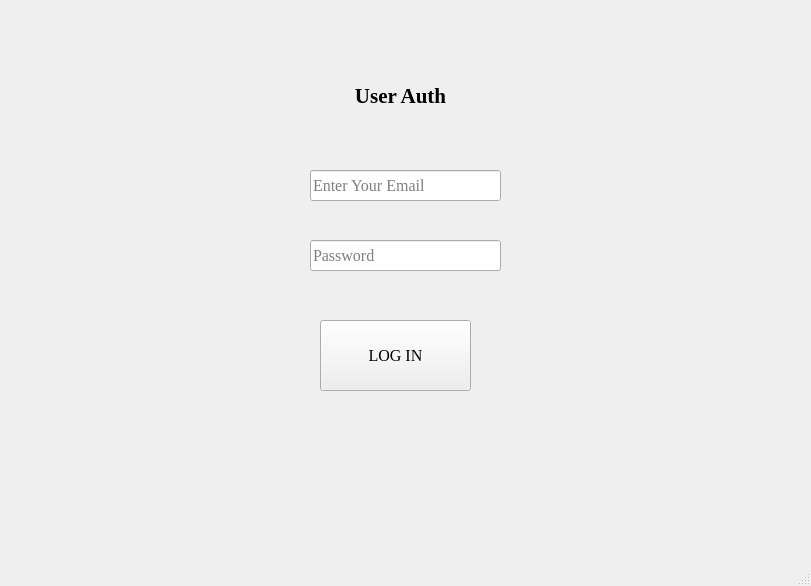
<?xml version="1.0" encoding="UTF-8"?>
<ui version="4.0">
 <class>MainWindow</class>
 <widget class="QMainWindow" name="MainWindow">
  <property name="geometry">
   <rect>
    <x>0</x>
    <y>0</y>
    <width>811</width>
    <height>586</height>
   </rect>
  </property>
  <property name="windowTitle">
   <string>Authenticate</string>
  </property>
  <widget class="QWidget" name="centralwidget">
   <widget class="QLabel" name="Header">
    <property name="geometry">
     <rect>
      <x>180</x>
      <y>50</y>
      <width>441</width>
      <height>91</height>
     </rect>
    </property>
    <property name="font">
     <font>
      <family>Georgia</family>
      <pointsize>16</pointsize>
      <weight>75</weight>
      <bold>true</bold>
     </font>
    </property>
    <property name="text">
     <string>User Auth</string>
    </property>
    <property name="alignment">
     <set>Qt::AlignCenter</set>
    </property>
   </widget>
   <widget class="QLineEdit" name="Mail_input">
    <property name="geometry">
     <rect>
      <x>310</x>
      <y>170</y>
      <width>191</width>
      <height>31</height>
     </rect>
    </property>
    <property name="font">
     <font>
      <family>Georgia</family>
      <pointsize>12</pointsize>
     </font>
    </property>
    <property name="placeholderText">
     <string>Enter Your Email</string>
    </property>
   </widget>
   <widget class="QLineEdit" name="Pass_input">
    <property name="geometry">
     <rect>
      <x>310</x>
      <y>240</y>
      <width>191</width>
      <height>31</height>
     </rect>
    </property>
    <property name="font">
     <font>
      <family>Georgia</family>
      <pointsize>12</pointsize>
     </font>
    </property>
    <property name="placeholderText">
     <string>Password</string>
    </property>
   </widget>
   <widget class="QLabel" name="Mail_error">
    <property name="geometry">
     <rect>
      <x>310</x>
      <y>150</y>
      <width>111</width>
      <height>16</height>
     </rect>
    </property>
    <property name="font">
     <font>
      <family>Georgia</family>
      <pointsize>10</pointsize>
     </font>
    </property>
    <property name="text">
     <string/>
    </property>
   </widget>
   <widget class="QLabel" name="Pass_error">
    <property name="geometry">
     <rect>
      <x>310</x>
      <y>220</y>
      <width>111</width>
      <height>16</height>
     </rect>
    </property>
    <property name="font">
     <font>
      <family>Georgia</family>
      <pointsize>10</pointsize>
     </font>
    </property>
    <property name="text">
     <string/>
    </property>
   </widget>
   <widget class="QPushButton" name="pushButton">
    <property name="geometry">
     <rect>
      <x>320</x>
      <y>320</y>
      <width>151</width>
      <height>71</height>
     </rect>
    </property>
    <property name="font">
     <font>
      <family>Georgia</family>
      <pointsize>12</pointsize>
      <weight>50</weight>
      <bold>false</bold>
     </font>
    </property>
    <property name="text">
     <string>LOG IN</string>
    </property>
   </widget>
   <widget class="QStackedWidget" name="NewWin">
    <property name="geometry">
     <rect>
      <x>740</x>
      <y>440</y>
      <width>120</width>
      <height>80</height>
     </rect>
    </property>
    <property name="currentIndex">
     <number>1</number>
    </property>
    <widget class="QWidget" name="page"/>
    <widget class="QWidget" name="page_2">
     <widget class="QLabel" name="Congrat">
      <property name="geometry">
       <rect>
        <x>10</x>
        <y>30</y>
        <width>55</width>
        <height>16</height>
       </rect>
      </property>
      <property name="font">
       <font>
        <family>Georgia</family>
        <pointsize>16</pointsize>
       </font>
      </property>
      <property name="text">
       <string/>
      </property>
     </widget>
    </widget>
   </widget>
  </widget>
  <widget class="QMenuBar" name="menubar">
   <property name="geometry">
    <rect>
     <x>0</x>
     <y>0</y>
     <width>811</width>
     <height>26</height>
    </rect>
   </property>
  </widget>
  <widget class="QStatusBar" name="statusbar"/>
 </widget>
 <resources/>
 <connections/>
</ui>
